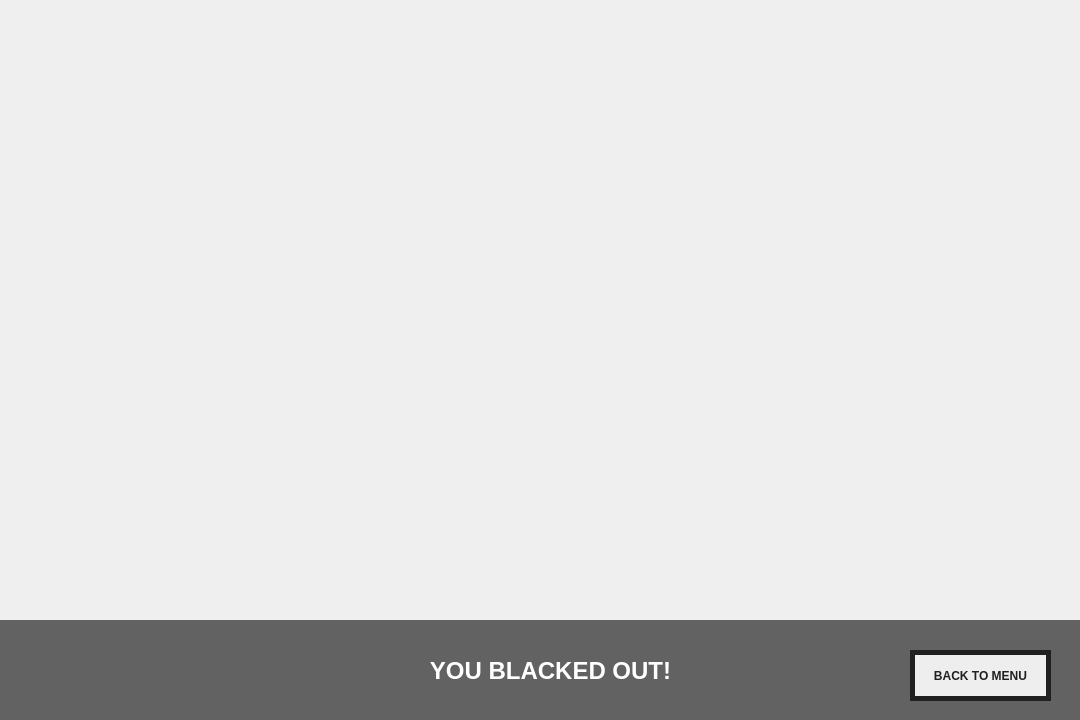
<?xml version="1.0" encoding="UTF-8"?>
<ui version="4.0">
 <class>LoseResultWindow</class>
 <widget class="QWidget" name="LoseResultWindow">
  <property name="geometry">
   <rect>
    <x>0</x>
    <y>0</y>
    <width>1080</width>
    <height>720</height>
   </rect>
  </property>
  <property name="windowTitle">
   <string>Form</string>
  </property>
  <widget class="QLabel" name="background">
   <property name="geometry">
    <rect>
     <x>-80</x>
     <y>-10</y>
     <width>1300</width>
     <height>750</height>
    </rect>
   </property>
   <property name="text">
    <string/>
   </property>
   <property name="pixmap">
    <pixmap resource="resource.qrc">:/img/img/bg_lose.png</pixmap>
   </property>
   <property name="scaledContents">
    <bool>true</bool>
   </property>
  </widget>
  <widget class="QLabel" name="player">
   <property name="geometry">
    <rect>
     <x>460</x>
     <y>330</y>
     <width>200</width>
     <height>200</height>
    </rect>
   </property>
   <property name="styleSheet">
    <string notr="true"/>
   </property>
   <property name="text">
    <string/>
   </property>
   <property name="pixmap">
    <pixmap resource="resource.qrc">:/img/img/trainer_you.png</pixmap>
   </property>
   <property name="scaledContents">
    <bool>true</bool>
   </property>
  </widget>
  <widget class="QLabel" name="pkmn_0">
   <property name="geometry">
    <rect>
     <x>760</x>
     <y>250</y>
     <width>306</width>
     <height>289</height>
    </rect>
   </property>
   <property name="styleSheet">
    <string notr="true"/>
   </property>
   <property name="text">
    <string/>
   </property>
   <property name="pixmap">
    <pixmap resource="resource.qrc">:/sprites/sprites/charizard.png</pixmap>
   </property>
   <property name="scaledContents">
    <bool>true</bool>
   </property>
  </widget>
  <widget class="QLabel" name="pkmn_1">
   <property name="geometry">
    <rect>
     <x>510</x>
     <y>330</y>
     <width>306</width>
     <height>289</height>
    </rect>
   </property>
   <property name="styleSheet">
    <string notr="true"/>
   </property>
   <property name="text">
    <string/>
   </property>
   <property name="pixmap">
    <pixmap resource="resource.qrc">:/sprites/sprites/charizard.png</pixmap>
   </property>
   <property name="scaledContents">
    <bool>true</bool>
   </property>
  </widget>
  <widget class="QLabel" name="label">
   <property name="geometry">
    <rect>
     <x>-100</x>
     <y>620</y>
     <width>1301</width>
     <height>101</height>
    </rect>
   </property>
   <property name="font">
    <font>
     <pointsize>18</pointsize>
     <italic>false</italic>
     <bold>true</bold>
    </font>
   </property>
   <property name="styleSheet">
    <string notr="true">color: white;
background: rgba(0, 0, 0, 150);
padding: 5px;
</string>
   </property>
   <property name="text">
    <string>YOU BLACKED OUT!</string>
   </property>
   <property name="alignment">
    <set>Qt::AlignCenter</set>
   </property>
  </widget>
  <widget class="QLabel" name="pkmn_2">
   <property name="geometry">
    <rect>
     <x>640</x>
     <y>380</y>
     <width>306</width>
     <height>289</height>
    </rect>
   </property>
   <property name="styleSheet">
    <string notr="true"/>
   </property>
   <property name="text">
    <string/>
   </property>
   <property name="pixmap">
    <pixmap resource="resource.qrc">:/sprites/sprites/charizard.png</pixmap>
   </property>
   <property name="scaledContents">
    <bool>true</bool>
   </property>
  </widget>
  <widget class="QLabel" name="pkmn_center">
   <property name="geometry">
    <rect>
     <x>230</x>
     <y>10</y>
     <width>661</width>
     <height>491</height>
    </rect>
   </property>
   <property name="styleSheet">
    <string notr="true"/>
   </property>
   <property name="text">
    <string/>
   </property>
   <property name="pixmap">
    <pixmap resource="resource.qrc">:/img/img/pkmn_center.png</pixmap>
   </property>
   <property name="scaledContents">
    <bool>true</bool>
   </property>
  </widget>
  <widget class="QLabel" name="nurse">
   <property name="geometry">
    <rect>
     <x>140</x>
     <y>330</y>
     <width>181</width>
     <height>201</height>
    </rect>
   </property>
   <property name="styleSheet">
    <string notr="true"/>
   </property>
   <property name="text">
    <string/>
   </property>
   <property name="pixmap">
    <pixmap resource="resource.qrc">:/img/img/nurse.png</pixmap>
   </property>
   <property name="scaledContents">
    <bool>true</bool>
   </property>
  </widget>
  <widget class="QLabel" name="chansey">
   <property name="geometry">
    <rect>
     <x>-100</x>
     <y>310</y>
     <width>401</width>
     <height>361</height>
    </rect>
   </property>
   <property name="styleSheet">
    <string notr="true"/>
   </property>
   <property name="text">
    <string/>
   </property>
   <property name="pixmap">
    <pixmap resource="resource.qrc">:/sprites/sprites/chansey.png</pixmap>
   </property>
   <property name="scaledContents">
    <bool>true</bool>
   </property>
  </widget>
  <widget class="QLabel" name="blissey">
   <property name="geometry">
    <rect>
     <x>-30</x>
     <y>320</y>
     <width>341</width>
     <height>261</height>
    </rect>
   </property>
   <property name="styleSheet">
    <string notr="true"/>
   </property>
   <property name="text">
    <string/>
   </property>
   <property name="pixmap">
    <pixmap resource="resource.qrc">:/sprites/sprites/blissey.png</pixmap>
   </property>
   <property name="scaledContents">
    <bool>true</bool>
   </property>
  </widget>
  <widget class="QLabel" name="officer">
   <property name="geometry">
    <rect>
     <x>920</x>
     <y>380</y>
     <width>181</width>
     <height>181</height>
    </rect>
   </property>
   <property name="styleSheet">
    <string notr="true"/>
   </property>
   <property name="text">
    <string/>
   </property>
   <property name="pixmap">
    <pixmap resource="resource.qrc">:/img/img/officer.png</pixmap>
   </property>
   <property name="scaledContents">
    <bool>true</bool>
   </property>
  </widget>
  <widget class="QLabel" name="growlithe">
   <property name="geometry">
    <rect>
     <x>800</x>
     <y>330</y>
     <width>351</width>
     <height>301</height>
    </rect>
   </property>
   <property name="styleSheet">
    <string notr="true"/>
   </property>
   <property name="text">
    <string/>
   </property>
   <property name="pixmap">
    <pixmap resource="resource.qrc">:/sprites/sprites/growlithe.png</pixmap>
   </property>
   <property name="scaledContents">
    <bool>true</bool>
   </property>
  </widget>
  <widget class="QLabel" name="brock">
   <property name="geometry">
    <rect>
     <x>86</x>
     <y>155</y>
     <width>150</width>
     <height>150</height>
    </rect>
   </property>
   <property name="styleSheet">
    <string notr="true"/>
   </property>
   <property name="text">
    <string/>
   </property>
   <property name="pixmap">
    <pixmap resource="resource.qrc">:/img/img/brock.png</pixmap>
   </property>
   <property name="scaledContents">
    <bool>true</bool>
   </property>
  </widget>
  <widget class="QLabel" name="label_2">
   <property name="geometry">
    <rect>
     <x>170</x>
     <y>190</y>
     <width>21</width>
     <height>16</height>
    </rect>
   </property>
   <property name="styleSheet">
    <string notr="true"/>
   </property>
   <property name="text">
    <string/>
   </property>
   <property name="pixmap">
    <pixmap resource="resource.qrc">:/img/img/love.png</pixmap>
   </property>
   <property name="scaledContents">
    <bool>true</bool>
   </property>
  </widget>
  <widget class="QLabel" name="player_4">
   <property name="geometry">
    <rect>
     <x>110</x>
     <y>190</y>
     <width>21</width>
     <height>16</height>
    </rect>
   </property>
   <property name="styleSheet">
    <string notr="true"/>
   </property>
   <property name="text">
    <string/>
   </property>
   <property name="pixmap">
    <pixmap resource="resource.qrc">:/img/img/love.png</pixmap>
   </property>
   <property name="scaledContents">
    <bool>true</bool>
   </property>
  </widget>
  <widget class="QLabel" name="player_5">
   <property name="geometry">
    <rect>
     <x>120</x>
     <y>170</y>
     <width>21</width>
     <height>16</height>
    </rect>
   </property>
   <property name="styleSheet">
    <string notr="true"/>
   </property>
   <property name="text">
    <string/>
   </property>
   <property name="pixmap">
    <pixmap resource="resource.qrc">:/img/img/love.png</pixmap>
   </property>
   <property name="scaledContents">
    <bool>true</bool>
   </property>
  </widget>
  <widget class="QLabel" name="player_6">
   <property name="geometry">
    <rect>
     <x>160</x>
     <y>170</y>
     <width>21</width>
     <height>16</height>
    </rect>
   </property>
   <property name="styleSheet">
    <string notr="true"/>
   </property>
   <property name="text">
    <string/>
   </property>
   <property name="pixmap">
    <pixmap resource="resource.qrc">:/img/img/love.png</pixmap>
   </property>
   <property name="scaledContents">
    <bool>true</bool>
   </property>
  </widget>
  <widget class="QLabel" name="player_7">
   <property name="geometry">
    <rect>
     <x>140</x>
     <y>160</y>
     <width>21</width>
     <height>16</height>
    </rect>
   </property>
   <property name="styleSheet">
    <string notr="true"/>
   </property>
   <property name="text">
    <string/>
   </property>
   <property name="pixmap">
    <pixmap resource="resource.qrc">:/img/img/love.png</pixmap>
   </property>
   <property name="scaledContents">
    <bool>true</bool>
   </property>
  </widget>
  <widget class="QPushButton" name="menuBtn">
   <property name="geometry">
    <rect>
     <x>910</x>
     <y>650</y>
     <width>141</width>
     <height>51</height>
    </rect>
   </property>
   <property name="font">
    <font>
     <bold>true</bold>
    </font>
   </property>
   <property name="cursor">
    <cursorShape>PointingHandCursor</cursorShape>
   </property>
   <property name="styleSheet">
    <string notr="true">background: #eeeeee;
color: #202020;
border: 5px solid #202020;</string>
   </property>
   <property name="text">
    <string>BACK TO MENU</string>
   </property>
  </widget>
  <zorder>background</zorder>
  <zorder>brock</zorder>
  <zorder>pkmn_center</zorder>
  <zorder>player</zorder>
  <zorder>pkmn_0</zorder>
  <zorder>pkmn_1</zorder>
  <zorder>pkmn_2</zorder>
  <zorder>nurse</zorder>
  <zorder>blissey</zorder>
  <zorder>chansey</zorder>
  <zorder>officer</zorder>
  <zorder>growlithe</zorder>
  <zorder>label</zorder>
  <zorder>label_2</zorder>
  <zorder>player_4</zorder>
  <zorder>player_5</zorder>
  <zorder>player_6</zorder>
  <zorder>player_7</zorder>
  <zorder>menuBtn</zorder>
 </widget>
 <resources>
  <include location="resource.qrc"/>
 </resources>
 <connections/>
</ui>
